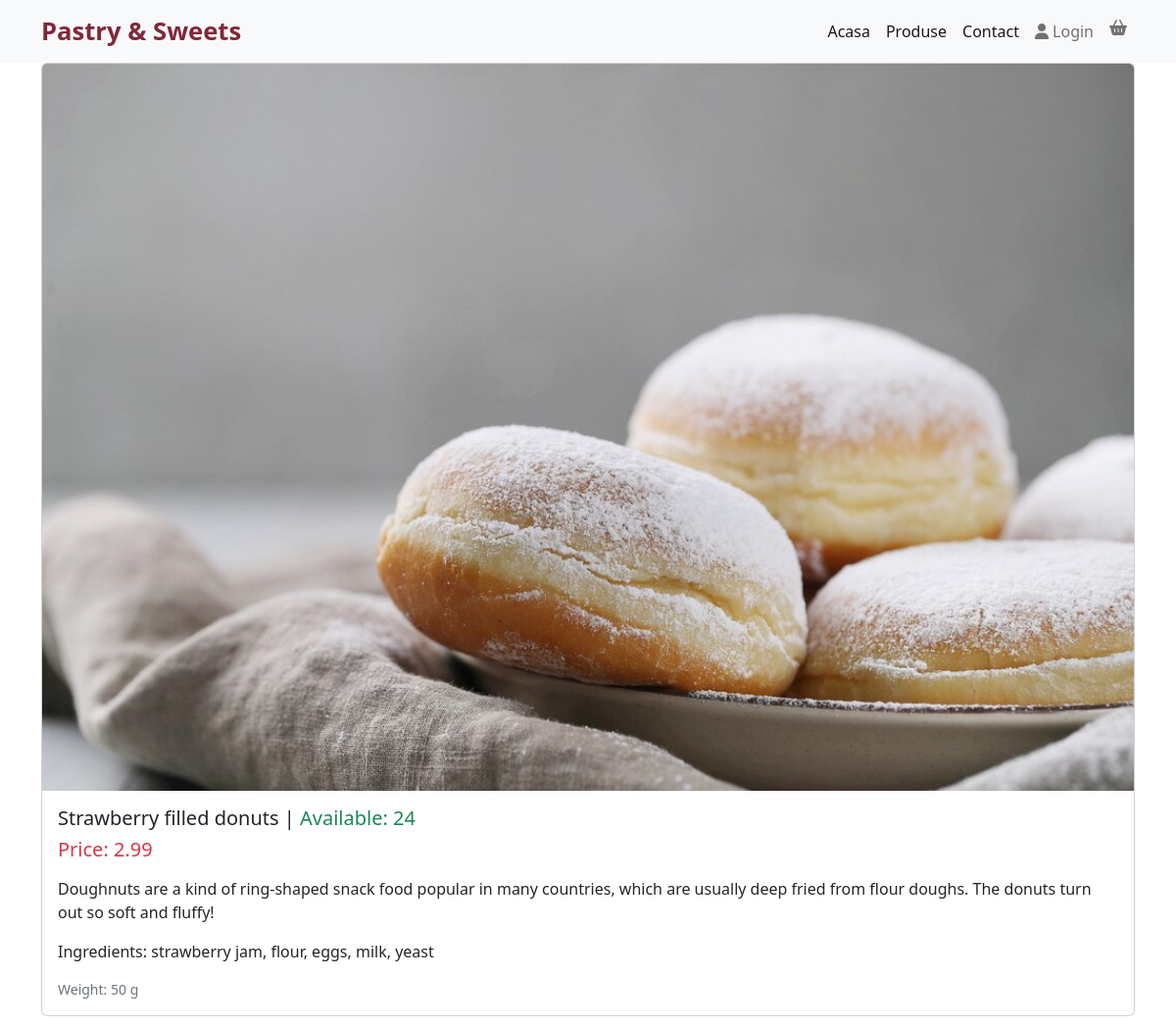
The app's page /products/4 with its own data.
### marketplaceapp/models.py (models this page shows, shortened)
class Product(models.Model):
    name = models.CharField(max_length=255)
    description = models.TextField()
    ingredients = models.TextField()
    price = models.DecimalField(max_digits=10, decimal_places=2)
    weight_grams = models.IntegerField()
    available_quantity = models.IntegerField()
    image = models.ImageField(upload_to="product_images", blank=True, null=True)

### marketplaceapp/views.py (the view)
# urls.py: path("products/<int:product_id>", views.product_detail, name="product_detail")
def product_detail(request, product_id):
    product = Product.objects.get(pk=product_id)
    context = {
        "product": product
    }
    return render(request, "marketplaceapp/product_detail.html", context)

### marketplaceapp/templates/marketplaceapp/product_detail.html
{% extends "marketplaceapp/base.html" %}
{% block content %}
<div class="container">
    <div class="card mb-3">
  <img src="{{ product.image.url }}" class="card-img-top" alt="...">
  <div class="card-body">
    <h5 class="card-title">{{ product.name }} | <span class="text-success">Available: {{product.available_quantity}}</span></h5>
    <h5 class="card-title text-danger">Price: {{ product.price }}</h5>
    <p class="card-text"><p> {{product.description}}</p>
    <p class="card-text"><p>Ingredients: {{product.ingredients}}</p>
    <p class="card-text"><small class="text-muted">Weight: {{ product.weight_grams }} g</small></p>
  </div>
</div>
</div>
{% endblock %}

### records on screen
Product: image (picture), name "Strawberry filled donuts", available_quantity "24", price "2.99", description "Doughnuts are a kind of ring-shaped snack food popular in many countries, which are usually deep fried from flour doughs. The donuts turn out so soft and fluffy!", ingredients "strawberry jam, flour, eggs, milk, yeast", weight_grams "50"
